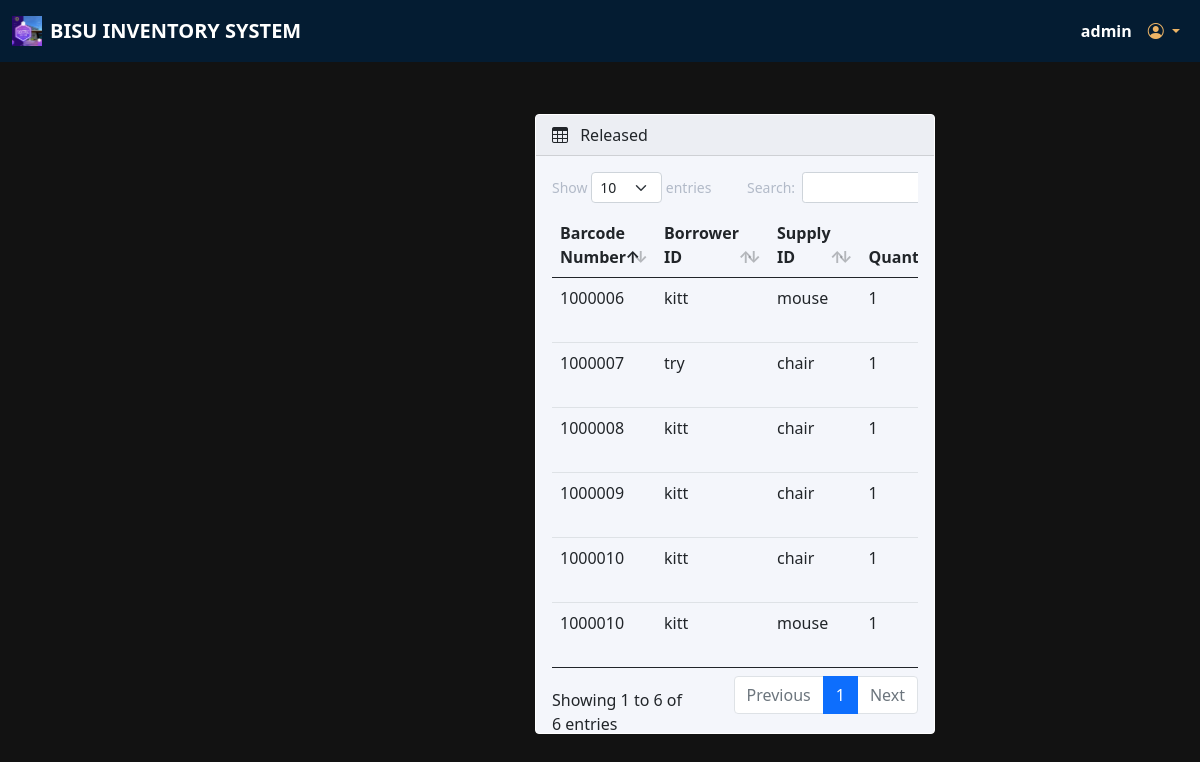
/admin/Mreleased.php (signed in), run on the app's committed database.
### tables this page shows
CREATE TABLE `transactions` (
  `id` int(11) NOT NULL AUTO_INCREMENT,
  `barcode` varchar(50) NOT NULL,
  `quantity` int(11) NOT NULL,
  `borrower_name` varchar(255) NOT NULL,
  `supply_name` varchar(255) NOT NULL,
  `date_released` datetime NOT NULL,
  `date_returned` datetime DEFAULT NULL,
  `status` tinyint(1) NOT NULL DEFAULT '0',
  PRIMARY KEY (`id`)
);

### admin/Mreleased.php (the view, shortened to what this page needs)
<?php
include "../dbcon.php";
?>
<!DOCTYPE html>
<html lang="en">
<head>
  <link rel="stylesheet" href="css/bootstrap.min.css" />
  <link rel="stylesheet" href="https://cdn.jsdelivr.net/npm/bootstrap-icons@1.4.1/font/bootstrap-icons.css" />
  <link rel="stylesheet" href="css/dataTables.bootstrap5.min.css" />
  <link rel="stylesheet" href="css/style.css" />
</head>
<body class="fixed-left">
  <?php include('includes/navbar.php'); ?>
  <?php include('includes/sidebar.php'); ?>
  <main class="mt-5 pt-3">
    <div class="container-fluid">
      <div class="row">
        <div class="col-md-12 mb-3">
          <div class="card">
            <div class="card-header">
              <span><i class="bi bi-table me-2"></i></span> Released
            </div>
            <div class="card-body">
              <div class="table-responsive">
                <table id="example" class="table table-hover data-table" style="width: 100%">
                  <thead class>
                    <tr>
                      <th>Barcode Number</th>
                      <th>Borrower ID</th>
                      <th>Supply ID</th>
                      <th>Quantity</th>
                    </tr>
                  </thead>
                  <tbody>
                    <?php
                    $sql = "SELECT * FROM transactions WHERE date_released IS NOT NULL;";
                    $actresult = mysqli_query($conn, $sql);
                    while ($result = mysqli_fetch_assoc($actresult)) {
                    ?>
                    <tr>
                      <td>
                        <?php echo $result['barcode']; ?>
                      </td>
                      <td>
                        <?php echo $result['borrower_name']; ?>
                      </td>
                      <td>
                        <?php echo $result['supply_name']; ?>
                      </td>
                      <td>
                        <?php echo $result['quantity']; ?>
                      </td>
                    </tr>
                    <?php
                    }
                              ?>
                  </tbody>
                </table>
              </div>
            </div>
          </div>
        </div>
      </div>
    </div>
  </main>
</body>
</html>

### admin/includes/navbar.php (shortened to what this page needs)
<!DOCTYPE html>
<html lang="en">
<head>
    <link rel="stylesheet" href="../css/bootstrap.min.css" />
    <link
      rel="stylesheet"
      href="https://cdn.jsdelivr.net/npm/bootstrap-icons@1.4.1/font/bootstrap-icons.css"
    />
    <link rel="stylesheet" href="../css/dataTables.bootstrap5.min.css" />
    <link rel="stylesheet" href="../css/style.css" />
</head>
<body>
<nav class="navbar navbar-expand-lg fixed-top" style="background-color: #041C32">
      <div class="container-fluid">
        <img src="./includes/logo.png" width="30" height="30" class="d-inline-block align-bottom" alt="BISU Logo">
        <a
          class="navbar-brand text-white p-2 me-auto ms-lg-0 ms-3 text-uppercase fw-bold"
          href="#"
          >BISU Inventory System</a
        >
        <div class="collapse navbar-collapse" id="topNavBar">
          <span class="fw-bold text-white"><?php echo $_SESSION['username']; ?></span>
          <ul class="navbar-nav">
            <li class="nav-item dropdown">
              <a
                class="nav-link dropdown-toggle ms-2"
                href="#"
                role="button"
                data-bs-toggle="dropdown"
                aria-expanded="false"
                style="color: #ECB365"
              >
                <i class="bi bi-person-circle"></i>
              </a>
            </li>
          </ul>
        </div>
      </div>
    </nav>
</body>
</html>

### admin/includes/sidebar.php (shortened to what this page needs)
<!DOCTYPE html>
<html lang="en">
<head>
    <link rel="stylesheet" href="../css/bootstrap.min.css" />
    <link
      rel="stylesheet"
      href="https://cdn.jsdelivr.net/npm/bootstrap-icons@1.4.1/font/bootstrap-icons.css"
    />
    <link rel="stylesheet" href="../css/dataTables.bootstrap5.min.css" />
    <link rel="stylesheet" href="../css/style.css" />
</head>
<body>
</body>
</html>

### style.css (style rules this page uses)
body { display:flex; flex-direction:column; justify-content:center; min-height:100vh; align-items: center; background-color: #121212; }
.card { width: 400px !important; height: 620px !important; background: #F4F6FB; border: 1px solid white; }

### data on the page
transactions: barcode "1000006", borrower_name "kitt", supply_name "mouse", quantity "1"
transactions: barcode "1000007", borrower_name "try", supply_name "chair", quantity "1"
transactions: barcode "1000008", borrower_name "kitt", supply_name "chair", quantity "1"
transactions: barcode "1000009", borrower_name "kitt", supply_name "chair", quantity "1"
transactions: barcode "1000010", borrower_name "kitt", supply_name "chair", quantity "1"
transactions: barcode "1000010", borrower_name "kitt", supply_name "mouse", quantity "1"

### other printed values
$_SESSION['username'] "admin"
